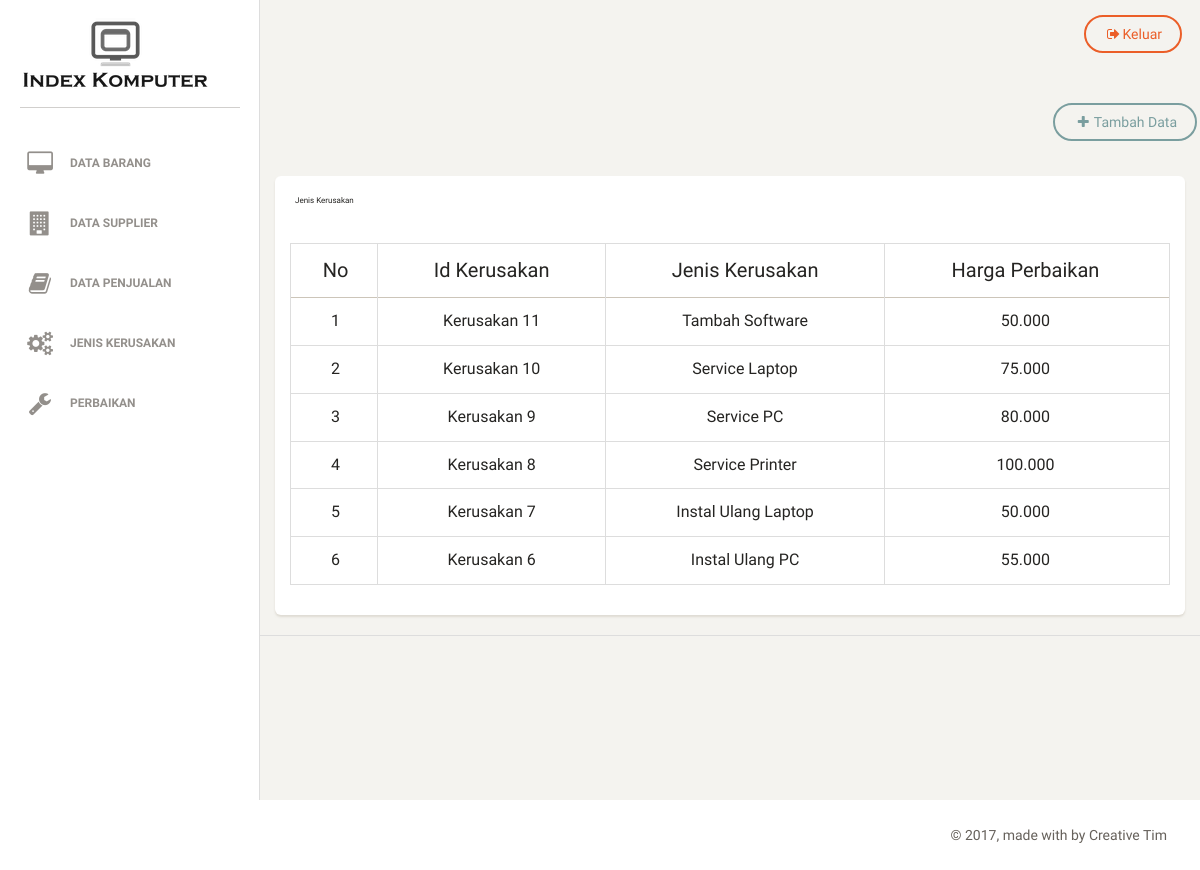
/index.php/kerusakan, run on the app's committed database.
### tables this page shows
CREATE TABLE `kerusakan` (
  `id_kerusakan` int(255) NOT NULL,
  `jenis_kerusakan` varchar(255) NOT NULL,
  `harga_perbaikan` varchar(255) NOT NULL
);

### application/controllers/Kerusakan.php (called while the page is built, shortened)
<?php
class Kerusakan extends CI_Controller
{
	function __construct()
	{
		$this->load->model('Kerusakan_model');
	}
	function index()
	{
		$data['Kerusakan']=$this->Kerusakan_model->ambil_data();
		$this->load->view('Kerusakan/Kerusakan_list',$data);
	}
}
 ?>

### index.php (called while the page is built, shortened)
<?php
require_once BASEPATH.'core/CodeIgniter.php';

### application/models/Kerusakan_model.php (called while the page is built, shortened)
<?php
class Kerusakan_model extends CI_Model
{
	public $nama_table 	='kerusakan';
	public $id_kerusakan='id_kerusakan';
	public $order 		='DESC';
	function ambil_data(){
		$this->db->order_by($this->id_kerusakan,$this->order);
		return $this->db->get($this->nama_table)->result();
	}
}
 ?>

### application/views/Kerusakan/Kerusakan_list.php (the view, shortened to what this page needs)
<?php
$this->load->view('templates/header');
$this->load->view('templates/navigation');
?>
<div class="row">
	<div class="col-md-12 text-right" style="margin-top:20px;margin-bottom:20px">
		<?php
		echo anchor(site_url("Kerusakan/tambah"),'<i class ="fa fa-plus"></i>Tambah Data','class="btn btn-primary"');?>
	</div>
</div>
<div class="content">
	<div class="container-fluid">
		<div class="row">
			<div class="col-md-12">
				<div class="card">
					<div class="header">
						<h4 class="title">Jenis Kerusakan</h4>
						<br>
					</div>
					<section class="content">
						<div class="row">
							<div class="col-xs-12">
								<div class="box">
									<div class="box-body">
										<table id="example1" class="table table-bordered table-hover">
											<thead>
												<tr>
													<th style="text-align:center; vertical-align:middle;">No</th>
													<th style="text-align:center; vertical-align:middle;">Id Kerusakan</th>
													<th style="text-align:center; vertical-align:middle;">Jenis Kerusakan</th>
													<th style="text-align:center; vertical-align:middle;">Harga Perbaikan</th>
												</tr>
											</thead>
											<tbody>
												<?php foreach ($Kerusakan as $key => $value) {?>
													<tr>
														<td align="center" style="vertical-align:middle;"><?php echo $key+1; ?></td>
														<td align="center" style="vertical-align:middle;">Kerusakan <?php echo $value->id_kerusakan; ?></td>
														<td align="center" style="vertical-align:middle;"><?php echo $value->jenis_kerusakan; ?></td>
														<td align="center" style="vertical-align:middle;"><?php echo $value->harga_perbaikan; ?></td>
													</tr>
													<?php } ?>
												</tbody>
											</table>
										</div>
						</div>
					</section>
				</div>
			</div>
		</div>
	</div>
</div>
<?php
$this->load->view('templates/footer');
?>

### application/views/templates/header.php (shortened to what this page needs)
<!doctype html>
<html lang="en">
<head>
    <link href="<?php echo base_url('assets/') ?>css/bootstrap.min.css" rel="stylesheet" />
    <link href="<?php echo base_url('assets/') ?>css/animate.min.css" rel="stylesheet"/>
    <link href="<?php echo base_url('assets/') ?>css/paper-dashboard.css" rel="stylesheet"/>
    <link href="<?php echo base_url('assets/') ?>assets/css/demo.css" rel="stylesheet" />
    <link href="http://maxcdn.bootstrapcdn.com/font-awesome/latest/css/font-awesome.min.css" rel="stylesheet">
    <link href="<?php echo base_url('assets/') ?>css/themify-icons.css" rel="stylesheet">
</head>
<body onload="matchIndex()">

### application/views/templates/navigation.php (shortened to what this page needs)
<div class="wrapper">
    <div class="sidebar" data-background-color="white" data-active-color="danger">
        <div class="sidebar-wrapper">
            <div class="logo">
                <img src="assets/img/logo.png">
            </div>
            <ul class="nav">
                <li>
                    <a href="<?php echo site_url('barang') ?>">
                        <i class="fa fa-desktop" aria-hidden="true"></i>
                        <p>Data Barang</p>
                    </a>
                </li>
                <li>
                    <a href="<?php echo site_url('supplier') ?>">
                       <i class="fa fa-building" aria-hidden="true"></i>
                        <p>Data Supplier</p>
                    </a>
                </li>
                <li>
                    <a href="<?php echo site_url('penjualan') ?>">
                       <i class="fa fa-book" aria-hidden="true"></i>
                        <p>Data Penjualan</p>
                    </a>
                </li>
                <li>
                    <a href="<?php echo site_url('kerusakan') ?>">
                       <i class="fa fa-cogs" aria-hidden="true"></i>
                        <p>Jenis Kerusakan</p>
                    </a>
                </li>
                <li>
                    <a href="<?php echo site_url('perbaikan') ?>">
                       <i class="fa fa-wrench" aria-hidden="true"></i>
                        <p>Perbaikan</p>
                    </a>
                </li>
            </ul>
        </div>
    </div>
    <div class="main-panel">
        <nav class="navbar navbar-default">
            <div class="container-fluid">
                <div class="collapse navbar-collapse">
                    <ul class="nav navbar-nav navbar-right">
                <div class="pull-right">
                  <a href="<?php echo site_url('login/logout'); ?>" class="btn btn-danger btn-flat"><i class="fa fa-sign-out fa-fw"></i>Keluar</a>
                </div>
                    </ul>
                </div>
            </div>

### application/views/templates/footer.php (shortened to what this page needs)
</div>
            </div>
        <footer class="footer">
            <div class="container-fluid">
				<div class="copyright pull-right">
                    © 2017, made with by Creative Tim
                </div>
            </div>
        </footer>
</body>
</html>

### data on the page
kerusakan: id_kerusakan "11", jenis_kerusakan "Tambah Software", harga_perbaikan "50.000"
kerusakan: id_kerusakan "10", jenis_kerusakan "Service Laptop", harga_perbaikan "75.000"
kerusakan: id_kerusakan "9", jenis_kerusakan "Service PC", harga_perbaikan "80.000"
kerusakan: id_kerusakan "8", jenis_kerusakan "Service Printer", harga_perbaikan "100.000"
kerusakan: id_kerusakan "7", jenis_kerusakan "Instal Ulang Laptop", harga_perbaikan "50.000"
kerusakan: id_kerusakan "6", jenis_kerusakan "Instal Ulang PC", harga_perbaikan "55.000"
